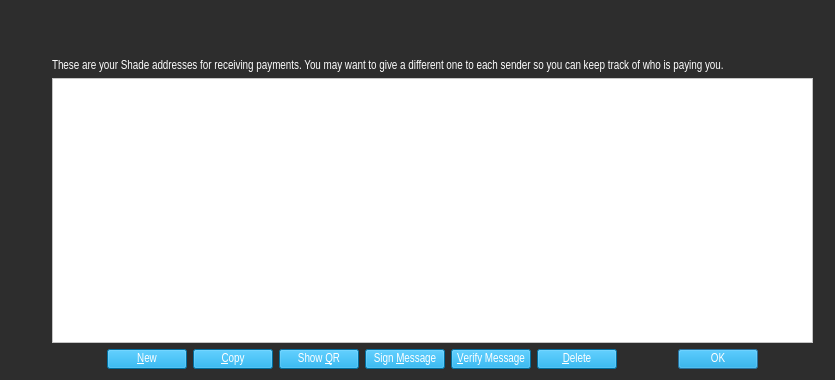
<?xml version="1.0" encoding="UTF-8"?>
<ui version="4.0">
 <class>AddressBookPage</class>
 <widget class="QWidget" name="AddressBookPage">
  <property name="geometry">
   <rect>
    <x>0</x>
    <y>0</y>
    <width>835</width>
    <height>380</height>
   </rect>
  </property>
  <property name="windowTitle">
   <string>Address Book</string>
  </property>
  <property name="styleSheet">
   <string notr="true">font-family:Arial Narrow; background-color:#2d2d2d; color:#fff;</string>
  </property>
  <layout class="QVBoxLayout" name="verticalLayout">
   <property name="leftMargin">
    <number>0</number>
   </property>
   <property name="topMargin">
    <number>0</number>
   </property>
   <property name="rightMargin">
    <number>0</number>
   </property>
   <item>
    <widget class="QFrame" name="greyFrame">
     <property name="minimumSize">
      <size>
       <width>0</width>
       <height>44</height>
      </size>
     </property>
     <property name="maximumSize">
      <size>
       <width>99999</width>
       <height>99999</height>
      </size>
     </property>
     <property name="styleSheet">
      <string notr="true">background:#2d2d2d;s</string>
     </property>
     <layout class="QVBoxLayout" name="verticalLayout_9">
      <property name="spacing">
       <number>0</number>
      </property>
      <property name="leftMargin">
       <number>28</number>
      </property>
      <property name="topMargin">
       <number>14</number>
      </property>
      <property name="rightMargin">
       <number>0</number>
      </property>
      <property name="bottomMargin">
       <number>0</number>
      </property>
      <item>
       <widget class="QLabel" name="label">
        <property name="sizePolicy">
         <sizepolicy hsizetype="Expanding" vsizetype="Preferred">
          <horstretch>0</horstretch>
          <verstretch>0</verstretch>
         </sizepolicy>
        </property>
        <property name="text">
         <string>&lt;html&gt;&lt;head/&gt;&lt;body&gt;&lt;p&gt;&lt;img src=&quot;:/icons/res/icons/addt.png&quot;/&gt;&lt;/p&gt;&lt;/body&gt;&lt;/html&gt;</string>
        </property>
        <property name="alignment">
         <set>Qt::AlignCenter</set>
        </property>
       </widget>
      </item>
     </layout>
    </widget>
   </item>
   <item>
    <layout class="QVBoxLayout" name="verticalLayout_2">
     <property name="leftMargin">
      <number>52</number>
     </property>
     <property name="topMargin">
      <number>10</number>
     </property>
     <property name="rightMargin">
      <number>22</number>
     </property>
     <item>
      <widget class="QLabel" name="labelExplanation">
       <property name="styleSheet">
        <string notr="true">color:#fff;font-family:Arial Narrow;</string>
       </property>
       <property name="text">
        <string>These are your Shade addresses for receiving payments. You may want to give a different one to each sender so you can keep track of who is paying you.</string>
       </property>
       <property name="textFormat">
        <enum>Qt::PlainText</enum>
       </property>
       <property name="wordWrap">
        <bool>true</bool>
       </property>
      </widget>
     </item>
     <item>
      <widget class="QTableView" name="tableView">
       <property name="contextMenuPolicy">
        <enum>Qt::CustomContextMenu</enum>
       </property>
       <property name="toolTip">
        <string>Double-click to edit address or label</string>
       </property>
       <property name="styleSheet">
        <string notr="true">color:#000;background-color:#fff;</string>
       </property>
       <property name="tabKeyNavigation">
        <bool>false</bool>
       </property>
       <property name="alternatingRowColors">
        <bool>true</bool>
       </property>
       <property name="selectionMode">
        <enum>QAbstractItemView::SingleSelection</enum>
       </property>
       <property name="selectionBehavior">
        <enum>QAbstractItemView::SelectRows</enum>
       </property>
       <property name="sortingEnabled">
        <bool>true</bool>
       </property>
       <attribute name="verticalHeaderVisible">
        <bool>false</bool>
       </attribute>
      </widget>
     </item>
     <item>
      <layout class="QHBoxLayout" name="horizontalLayout">
       <item>
        <spacer name="horizontalSpacer_2">
         <property name="orientation">
          <enum>Qt::Horizontal</enum>
         </property>
         <property name="sizeHint" stdset="0">
          <size>
           <width>40</width>
           <height>20</height>
          </size>
         </property>
        </spacer>
       </item>
       <item>
        <widget class="QPushButton" name="newAddressButton">
         <property name="toolTip">
          <string>Create a new address</string>
         </property>
         <property name="styleSheet">
          <string notr="true">background-color:#009ade;</string>
         </property>
         <property name="text">
          <string>&amp;New</string>
         </property>
         <property name="icon">
          <iconset resource="../bitcoin.qrc">
           <normaloff>:/icons/add</normaloff>:/icons/add</iconset>
         </property>
        </widget>
       </item>
       <item>
        <widget class="QPushButton" name="copyToClipboard">
         <property name="toolTip">
          <string>Copy the currently selected address to the system clipboard</string>
         </property>
         <property name="styleSheet">
          <string notr="true">background-color:#009ade;</string>
         </property>
         <property name="text">
          <string>&amp;Copy</string>
         </property>
         <property name="icon">
          <iconset resource="../bitcoin.qrc">
           <normaloff>:/icons/editcopy</normaloff>:/icons/editcopy</iconset>
         </property>
        </widget>
       </item>
       <item>
        <widget class="QPushButton" name="showQRCode">
         <property name="styleSheet">
          <string notr="true">background-color:#009ade;</string>
         </property>
         <property name="text">
          <string>Show &amp;QR</string>
         </property>
         <property name="icon">
          <iconset resource="../bitcoin.qrc">
           <normaloff>:/icons/qrcode</normaloff>:/icons/qrcode</iconset>
         </property>
        </widget>
       </item>
       <item>
        <widget class="QPushButton" name="signMessage">
         <property name="toolTip">
          <string>Sign a message to prove you own a Shade address</string>
         </property>
         <property name="styleSheet">
          <string notr="true">background-color:#009ade;</string>
         </property>
         <property name="text">
          <string>Sign &amp;Message</string>
         </property>
         <property name="icon">
          <iconset resource="../bitcoin.qrc">
           <normaloff>:/icons/edit</normaloff>:/icons/edit</iconset>
         </property>
        </widget>
       </item>
       <item>
        <widget class="QPushButton" name="verifyMessage">
         <property name="toolTip">
          <string>Verify a message to ensure it was signed with a specified Shade address</string>
         </property>
         <property name="styleSheet">
          <string notr="true">background-color:#009ade;</string>
         </property>
         <property name="text">
          <string>&amp;Verify Message</string>
         </property>
         <property name="icon">
          <iconset resource="../bitcoin.qrc">
           <normaloff>:/icons/transaction_0</normaloff>:/icons/transaction_0</iconset>
         </property>
        </widget>
       </item>
       <item>
        <widget class="QPushButton" name="deleteButton">
         <property name="toolTip">
          <string>Delete the currently selected address from the list</string>
         </property>
         <property name="styleSheet">
          <string notr="true">background-color:#009ade;</string>
         </property>
         <property name="text">
          <string>&amp;Delete</string>
         </property>
         <property name="icon">
          <iconset resource="../bitcoin.qrc">
           <normaloff>:/icons/remove</normaloff>:/icons/remove</iconset>
         </property>
        </widget>
       </item>
       <item>
        <spacer name="horizontalSpacer">
         <property name="orientation">
          <enum>Qt::Horizontal</enum>
         </property>
         <property name="sizeHint" stdset="0">
          <size>
           <width>40</width>
           <height>20</height>
          </size>
         </property>
        </spacer>
       </item>
       <item>
        <widget class="QDialogButtonBox" name="buttonBox">
         <property name="sizePolicy">
          <sizepolicy hsizetype="Maximum" vsizetype="Fixed">
           <horstretch>0</horstretch>
           <verstretch>0</verstretch>
          </sizepolicy>
         </property>
         <property name="styleSheet">
          <string notr="true">background-color:#009ade;</string>
         </property>
         <property name="standardButtons">
          <set>QDialogButtonBox::Ok</set>
         </property>
        </widget>
       </item>
       <item>
        <spacer name="horizontalSpacer_3">
         <property name="orientation">
          <enum>Qt::Horizontal</enum>
         </property>
         <property name="sizeHint" stdset="0">
          <size>
           <width>40</width>
           <height>20</height>
          </size>
         </property>
        </spacer>
       </item>
      </layout>
     </item>
    </layout>
   </item>
  </layout>
 </widget>
 <resources>
  <include location="../bitcoin.qrc"/>
 </resources>
 <connections/>
</ui>
